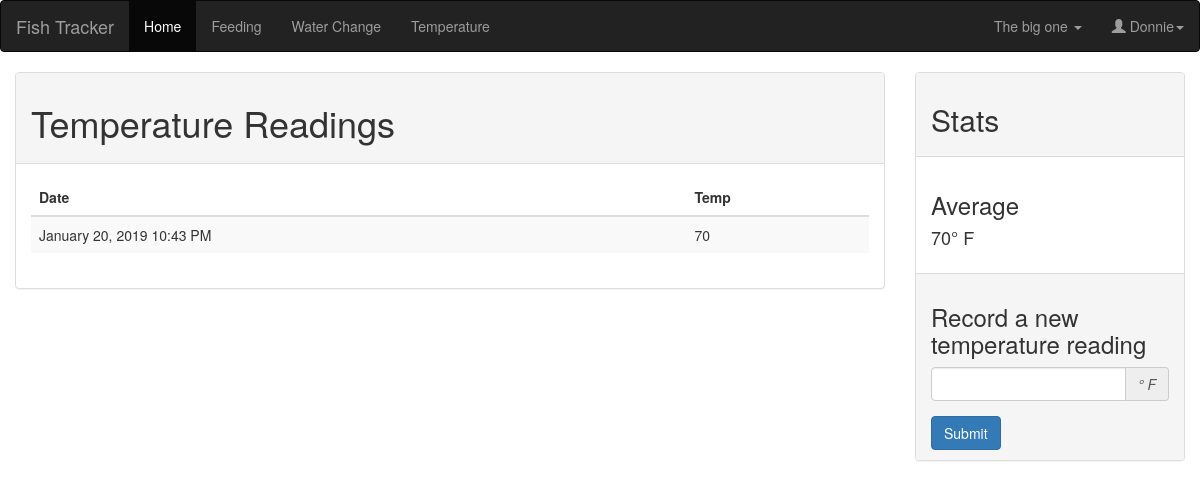
The page /temperature (signed in) on the database its author committed.
### app/models.py (models this page shows, shortened)
class User(UserMixin, db.Model):
    id = db.Column(db.Integer, primary_key=True)
    email = db.Column(db.String(64), index=True)
    name = db.Column(db.String(32))
    password_hash = db.Column(db.String(128))
    last_seen = db.Column(db.DateTime, default=datetime.utcnow())
    current_aquarium = db.Column(db.Integer, default=1)
    feedings = db.relationship('Feeding', backref='user', lazy='dynamic')
    water_changes = db.relationship(
        'WaterChange', backref='user', lazy='dynamic')

class Aquarium(db.Model):
    id = db.Column(db.Integer, primary_key=True)
    name = db.Column(db.String(32), index=True)
    location = db.Column(db.String(64))
    feedings = db.relationship('Feeding', backref='aquarium', lazy='dynamic')
    water_changes = db.relationship(
        'WaterChange', backref='aquarium', lazy='dynamic')

class Temperature(db.Model):
    id = db.Column(db.Integer, primary_key=True)
    temp = db.Column(db.Integer)
    timestamp = db.Column(db.DateTime, index=True, default=datetime.utcnow())
    aquarium_id = db.Column(db.Integer, db.ForeignKey('aquarium.id'))

### app/routes.py (the view)
@app.route('/temperature', methods=['POST', 'GET'])
@login_required
def temperature():
    form = NewTemperaturReadingForm()
    temps = Temperature.query.filter_by(
        aquarium_id=current_user.current_aquarium).order_by(
            Temperature.timestamp.desc()).all()
    aquariums = Aquarium.query.all()
    total = 0
    count = 0
    average = 0
    if len(temps) > 0:
        for t in temps:
            total += t.temp
            count = count + 1
            average = int(round(total/count))
    return render_template(
        'temperature.html',
        title='Temperature',
        form=form, average=average,
        temps=temps,
        aquariums=aquariums)

### app/forms.py
class NewTemperaturReadingForm(FlaskForm):
    temp = StringField('Temperature:', validators=[DataRequired()])
    submit = SubmitField('Submit')

### app/models.py (called while the page is built)
@login.user_loader
def load_user(id):
    return User.query.get(int(id))

### app/routes.py (called while the page is built)
@app.before_request
def before_request():
    if current_user.is_authenticated:
        current_user.last_seen = datetime.utcnow()
        db.session.commit()

### app/templates/temperature.html (shortened to what this page needs)
{% extends "base.html" %}
{% block content %}
<div class="col-md-9">
    <div class="panel panel-default">
        <div class="panel-heading">
            <h1>Temperature Readings</h1>
        </div>
        <div class="panel-body">
            <table class="table table-striped">
                <thead>
                    <tr>
                        <th>Date</th>
                        <th>Temp</th>
                    </tr>
                </thead>
                <tbody>
                    {% for t in temps %}
                    <tr>
                        <td>{{ moment(t.timestamp).format('LLL') }}</td>
                        <td>{{ t.temp }}</td>
                    </tr>
                    {% endfor %}
                </tbody>
            </table>
        </div>
    </div>
</div>
<div class="col-md-3">
    <div class="panel panel-default">
        <div class="panel-heading">
            <h2>Stats</h2>
        </div>
        <div class="panel-body">
            <h3>Average</h3>
            <h4>{{ average }}&deg; F</h4>
        </div>
        <div class="panel-footer">
            <h3>Record a new temperature reading</h3>
            <form action="{{ url_for('new_temperature') }}" method="POST">
                <div class="form-group input-group {{ 'has-error' if form.temp.errors }}">
                        {{form.temp(class="form-control", size="3")}}
                        <span class="input-group-addon"><i>&deg; F</i></span>
                </div>
                {{ form.submit(class="btn btn-primary") }}
            </form>
        </div>
    </div>
</div>
{% endblock %}

### app/templates/base.html (shortened to what this page needs)
{% extends "bootstrap/base.html" %}
{% block navbar %}
<nav class="navbar navbar-inverse">
    <div class="container-fluid">
        <div class="navbar-header">
            <a class="navbar-brand" href="{{ url_for('index') }}">Fish Tracker</a>
        </div>
        <ul class="nav navbar-nav">
            <li class="active"><a href="{{ url_for('index') }}">Home</a></li>
            <li><a href="{{ url_for('feeding') }}">Feeding</a></li>
            <li><a href="{{ url_for('waterchange') }}">Water Change</a></li>
            <li><a href="{{ url_for('temperature') }}">Temperature</a></li>
        </ul>
        <ul class="nav navbar-nav navbar-right">
            {% if aquariums %}
            <li class="dropdown">
                <a class="dropdown-toggle" data-toggle="dropdown">
                    {{ aquariums[current_user.current_aquarium - 1].name }}
                    <span class="caret"></span>
                </a>
                {% endif %}
            </li>
            {% if current_user.is_anonymous %}
            <li><a href="{{ url_for('register') }}"><span class="glyphicon glyphicon-user"></span> Sign Up</a></li>
            <li><a href="{{ url_for('login') }}"><span class="glyphicon glyphicon-log-in"></span> Login</a></li>
            {% else %}
            <li class="dropdown">
                <a class="dropdown-toggle" data-toggle="dropdown"><span class="glyphicon glyphicon-user"></span>
                    {{ current_user.name }}<span class="caret"></span></a>
            </li>
            {% endif %}
        </ul>
    </div>
</nav>
{% endblock %}

### rows shown on the page
User: current_aquarium.name "The big one", name "Donnie"
Temperature: timestamp "January 20, 2019 10:43 PM", temp "70"

### other values the page prints
{{ average }} "70"
